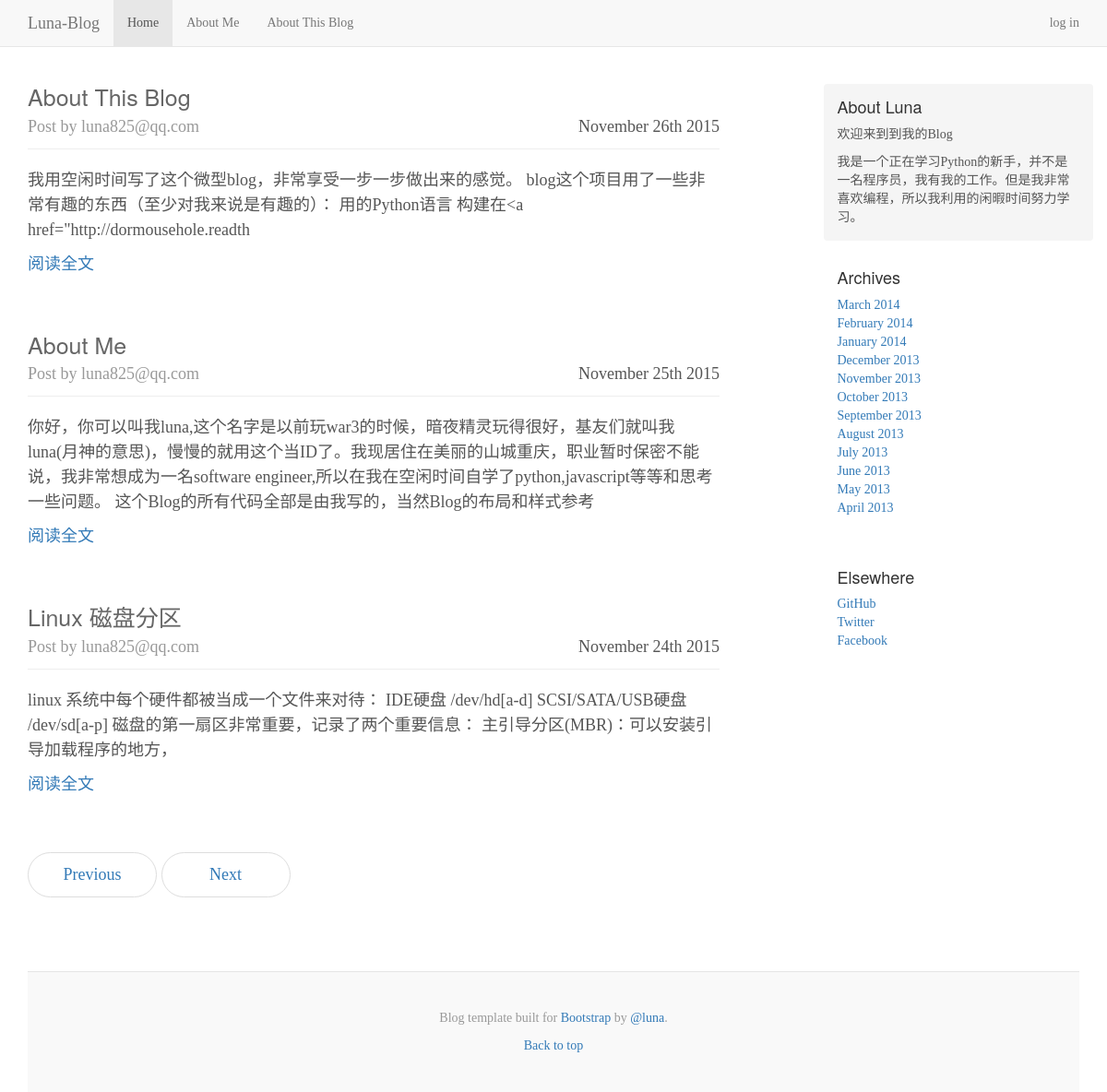
The page / on the database its author committed.
### app/models.py (models this page shows, shortened)
class Post(db.Model):
	__tablename__ = 'posts'
	id = db.Column(db.Integer,primary_key=True)
	title=db.Column(db.String(128),index=True)
	body = db.Column(db.Text)
	body_html = db.Column(db.Text)
	timestamp = db.Column(db.DateTime,index = True,default=datetime.utcnow)
	author_id = db.Column(db.Integer,db.ForeignKey('administors.id'))

class Administor(db.Model,UserMixin):
	__tablename__ = 'administors'
	id = db.Column(db.Integer,primary_key=True)
	email = db.Column(db.String(64),unique=True,index=True)
	password_hash = db.Column(db.String(128))
	name = db.Column(db.String(64))
	location = db.Column(db.String(64))
	about_me = db.Column(db.Text())
	posts = db.relationship('Post',backref='author',lazy='dynamic')
	@property
	def password(self):
		raise AttributeError('不能读取密码！')

### app/main/views.py (the view)
@main.route('/')
def index():
	posts = Post.query.order_by(Post.timestamp.desc()).all()
	return render_template('index.html',posts=posts,digest=True)

### app/templates/index.html
{% extends "base.html" %}
{% block page_content %}
<div class="col-sm-8 blog-main">
{% include "_posts.html" %}
  <nav>
    <ul class="pager">
      <li><a href="#">Previous</a></li>
      <li><a href="#">Next</a></li>
    </ul>
  </nav>
</div>
{% endblock %}

### app/templates/_posts.html
{% for post in posts %}
<div class="blog-post">
	<div class="blog-head">
    <h2 class="blog-post-title"><a href="{{url_for('main.post',id=post.id)}}">{{post.title.replace('-',' ') | title }}</a></h2>
    <p class="blog-post-date">{{ moment(post.timestamp).format('MMMM Do YYYY')}}</p>
     <p class="blog-post-meta"> Post by {{post.author.email}}</p>
     </div>
    {% if digest %}
		{% if post.body_html %}
		{{post.body_html[:200] | striptags }}
		{% else %}
		{{ post.body[:200]}}
		{% endif %}
	<div class="blog-read-all"><a href="{{url_for('main.post',id=post.id)}}">阅读全文</a></div>
	{% else %}
		{% if post.body_html %}
		{{post.body_html | safe }}
		{% else %}
		{{ post.body}}
		{% endif %}
	{% endif %}
</div>
{% endfor %}

### app/static/blog.css (style rules this page uses)
body { font-family: Georgia, "Times New Roman", Times, serif; color: #555; }
h1, .h1, h2, .h2, h3, .h3, h4, .h4, h5, .h5, h6, .h6 { margin-top: 0; font-family: "Helvetica Neue", Helvetica, Arial, sans-serif; font-weight: normal; color: #333; }
.blog-main { font-size: 18px; line-height: 1.5; }
.pager { margin-bottom: 60px; text-align: left; }
.pager > li > a { width: 140px; padding: 10px 20px; text-align: center; border-radius: 30px; }
.blog-head { border-bottom: 1px solid #eee; margin-bottom: 20px; }
.blog-post { margin-bottom: 60px; }
.blog-post-title { margin-bottom: 5px; font-size: 25px; }
.blog-post-title a { color: #666; }
.blog-post-meta { margin-bottom: 10px; color: #999; }
.blog-post-date { float: right; }
.blog-read-all { margin-top: 10px; }

### rows shown on the page
Post: title.replace "About This Blog", timestamp "November 26th 2015", author.email "luna825@qq.com", body_html "我用空闲时间写了这个微型blog，非常享受一步一步做出来的感觉。 blog这个项目用了一些非常有趣的东西（至少对我来说是有趣的）： 用的Python语言 构建在<a href=\"http://dormousehole.readth"
Post: title.replace "About Me", timestamp "November 25th 2015", author.email "luna825@qq.com", body_html "你好，你可以叫我luna,这个名字是以前玩war3的时候，暗夜精灵玩得很好，基友们就叫我luna(月神的意思)，慢慢的就用这个当ID了。我现居住在美丽的山城重庆，职业暂时保密不能说，我非常想成为一名software engineer,所以在我在空闲时间自学了python,javascript等等和思考一些问题。 这个Blog的所有代码全部是由我写的，当然Blog的布局和样式参考"
Post: title.replace "Linux 磁盘分区", timestamp "November 24th 2015", author.email "luna825@qq.com", body_html "linux 系统中每个硬件都被当成一个文件来对待： IDE硬盘 /dev/hd[a-d] SCSI/SATA/USB硬盘 /dev/sd[a-p] 磁盘的第一扇区非常重要，记录了两个重要信息： 主引导分区(MBR)：可以安装引导加载程序的地方，"
